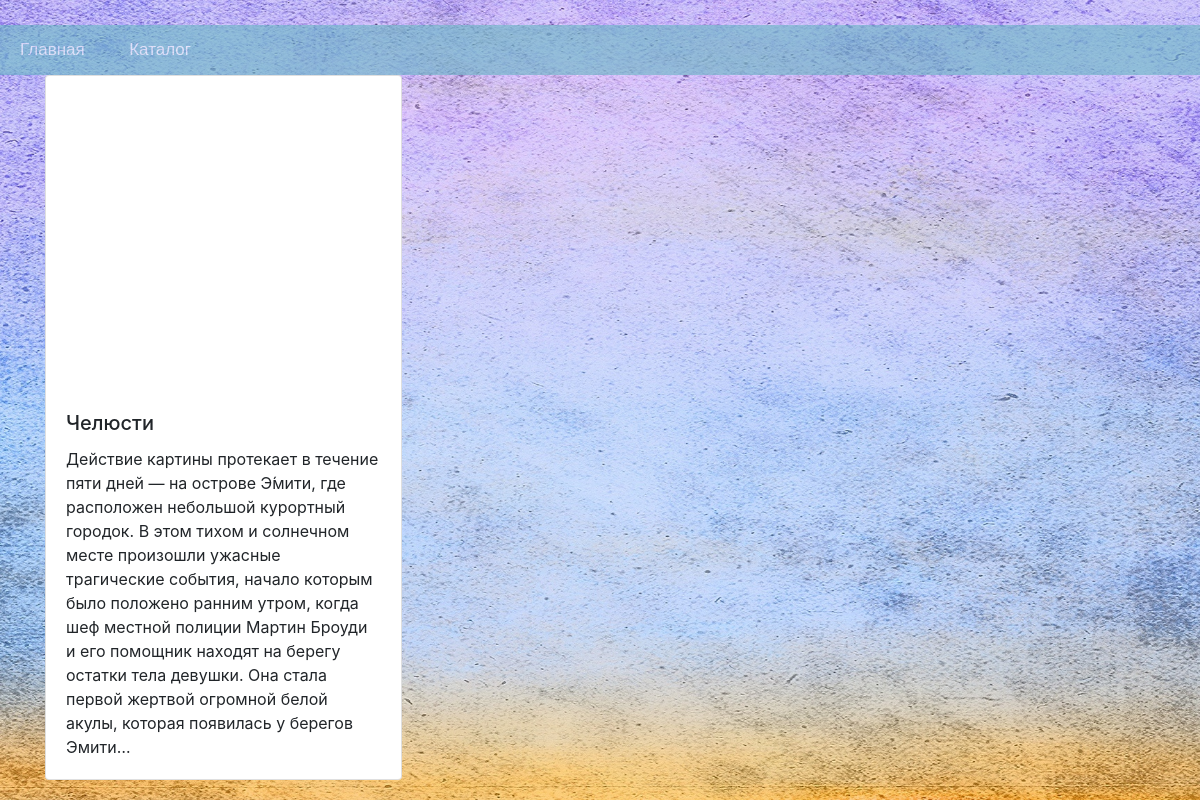
Page /Стивен Спилберг/ on the earlier database version.
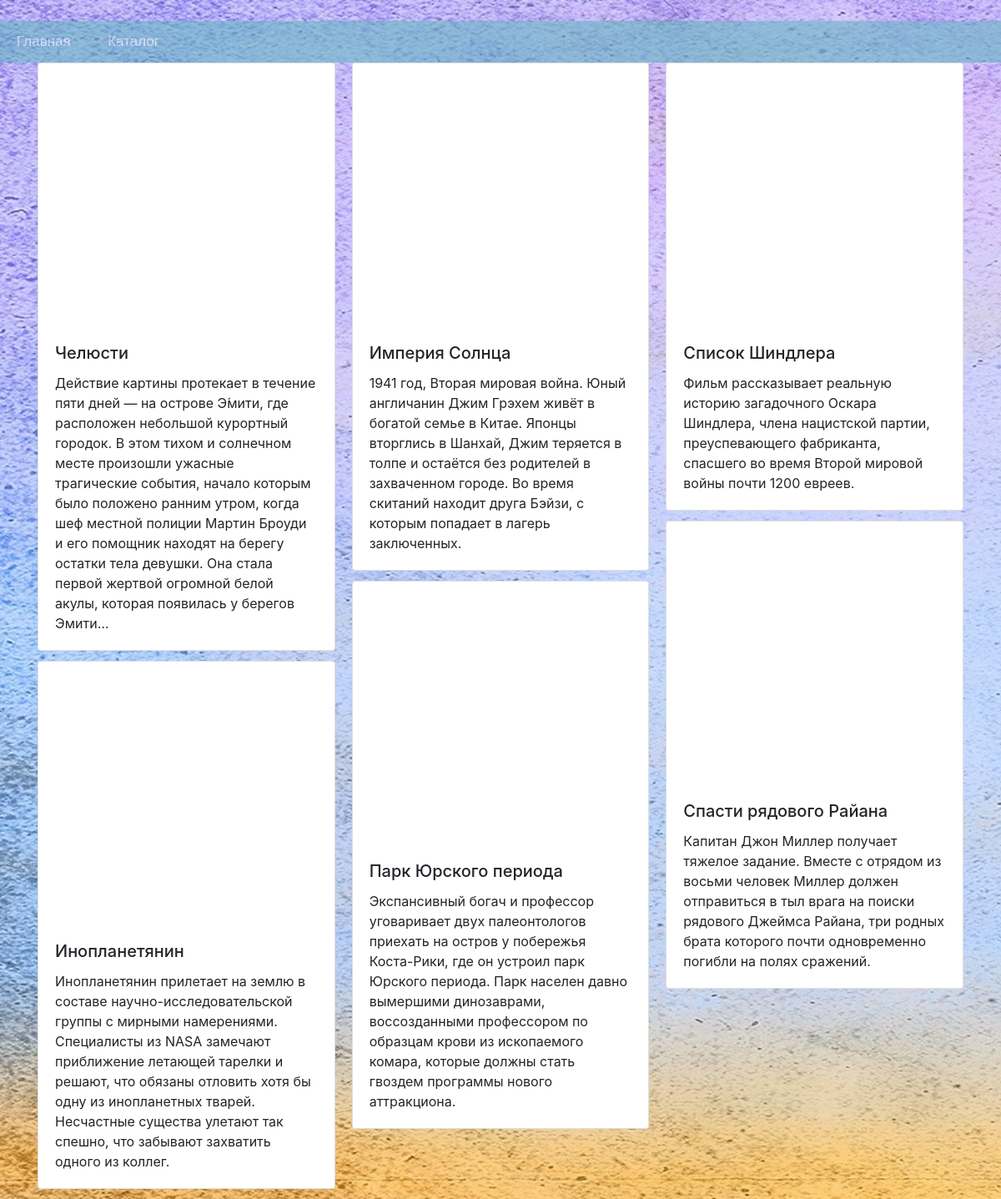
Same page on the later database version.
### catalog/models.py (models this page shows, shortened)
class Film(models.Model):
    director = models.ForeignKey(Director, on_delete=models.CASCADE, null=True)
    name = models.CharField(max_length=40, verbose_name='Название фильма')
    description = models.TextField(verbose_name='Описание фиьма')
    trailer = models.URLField(max_length=300,verbose_name='Ссылка на трейлер фильма', default='')

### catalog/views.py (the view)
# urls.py: path('<str:director>/', views.films, name='films'),
def films(request, director):
    films = Film.objects.filter(director__name=director)
    return render(request, 'groups.html', {'films': films})

### catalog/templates/groups.html (shortened to what this page needs)
{% load staticfiles %}
<link rel="stylesheet" href="https://stackpath.bootstrapcdn.com/bootstrap/4.3.1/css/bootstrap.min.css">
<ul class="menu">
        <li><a href="{% url 'main' %}">Главная</a></li>
        <li><a href="{% url 'catalog' %}">Каталог</a></li>
</ul>
<body class="back_scroll">
<div class="container">
    <div class="card-columns">
        {% for film in films %}
                    <div class="card">
                        <iframe width="560" height="315" src={{film.trailer}} frameborder="0" allow="accelerometer; autoplay; encrypted-media; gyroscope; picture-in-picture" allowfullscreen style="opacity: .9; padding: 10px" class="card-img-top"></iframe>
                        <div class="card-body">
                            <h5 class="card-title">{{film.name}}</h5>
                            <p class="card-text">{{film.description}}</p>
                        </div>
                    </div>
        {% endfor %}
    </div>
</div>
</body>

Differences in the rows shown:
added Film: name "Инопланетянин", description "Инопланетянин прилетает на землю в составе научно-исследовательской группы с мирными намерениями. Специалисты из NASA замечают приближение летающей тарелки и решают, что обязаны отловить хотя бы одну из инопланетных тварей. Несчастные существа улетают так спешно, что забывают захватить одного из коллег."
added Film: name "Империя Солнца", description "1941 год, Вторая мировая война. Юный англичанин Джим Грэхем живёт в богатой семье в Китае. Японцы вторглись в Шанхай, Джим теряется в толпе и остаётся без родителей в захваченном городе. Во время скитаний находит друга Бэйзи, с которым попадает в лагерь заключенных."
added Film: name "Парк Юрского периода", description "Экспансивный богач и профессор уговаривает двух палеонтологов приехать на остров у побережья Коста-Рики, где он устроил парк Юрского периода. Парк населен давно вымершими динозаврами, воссозданными профессором по образцам крови из ископаемого комара, которые должны стать гвоздем программы нового аттракциона."
added Film: name "Список Шиндлера", description "Фильм рассказывает реальную историю загадочного Оскара Шиндлера, члена нацистской партии, преуспевающего фабриканта, спасшего во время Второй мировой войны почти 1200 евреев."
added Film: name "Спасти рядового Райана", description "Капитан Джон Миллер получает тяжелое задание. Вместе с отрядом из восьми человек Миллер должен отправиться в тыл врага на поиски рядового Джеймса Райана, три родных брата которого почти одновременно погибли на полях сражений."
